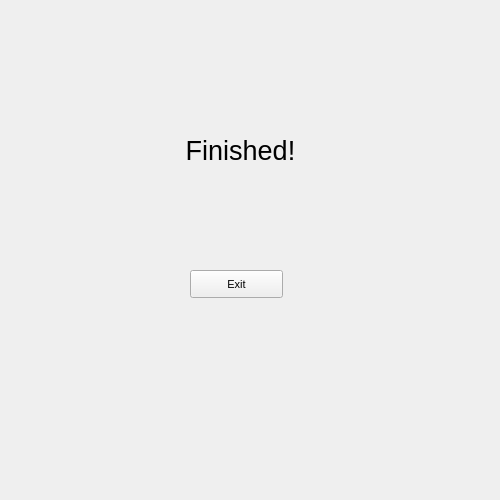
<?xml version="1.0" encoding="UTF-8"?>
<ui version="4.0">
 <class>Form</class>
 <widget class="QWidget" name="Form">
  <property name="geometry">
   <rect>
    <x>0</x>
    <y>0</y>
    <width>500</width>
    <height>500</height>
   </rect>
  </property>
  <property name="windowTitle">
   <string>Form</string>
  </property>
  <widget class="QLabel" name="label">
   <property name="geometry">
    <rect>
     <x>160</x>
     <y>130</y>
     <width>161</width>
     <height>40</height>
    </rect>
   </property>
   <property name="font">
    <font>
     <family>Arial</family>
     <pointsize>20</pointsize>
    </font>
   </property>
   <property name="text">
    <string>Finished!</string>
   </property>
   <property name="alignment">
    <set>Qt::AlignCenter</set>
   </property>
   <property name="Font" stdset="0">
    <font>
     <pointsize>12</pointsize>
    </font>
   </property>
  </widget>
  <widget class="QPushButton" name="exit_button">
   <property name="geometry">
    <rect>
     <x>190</x>
     <y>270</y>
     <width>93</width>
     <height>28</height>
    </rect>
   </property>
   <property name="font">
    <font>
     <family>Arial</family>
     <pointsize>8</pointsize>
    </font>
   </property>
   <property name="text">
    <string>Exit</string>
   </property>
  </widget>
 </widget>
 <resources/>
 <connections/>
</ui>
